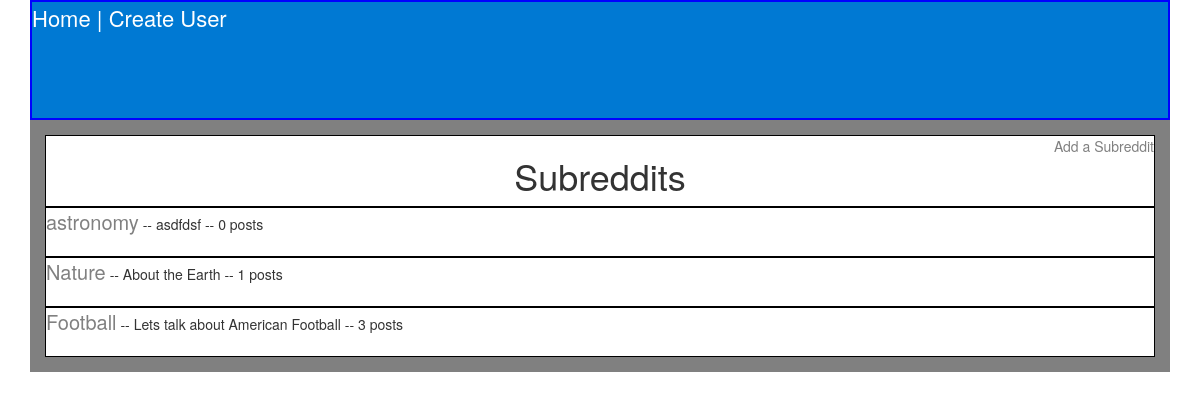
The app's page /subreddits/, older data.
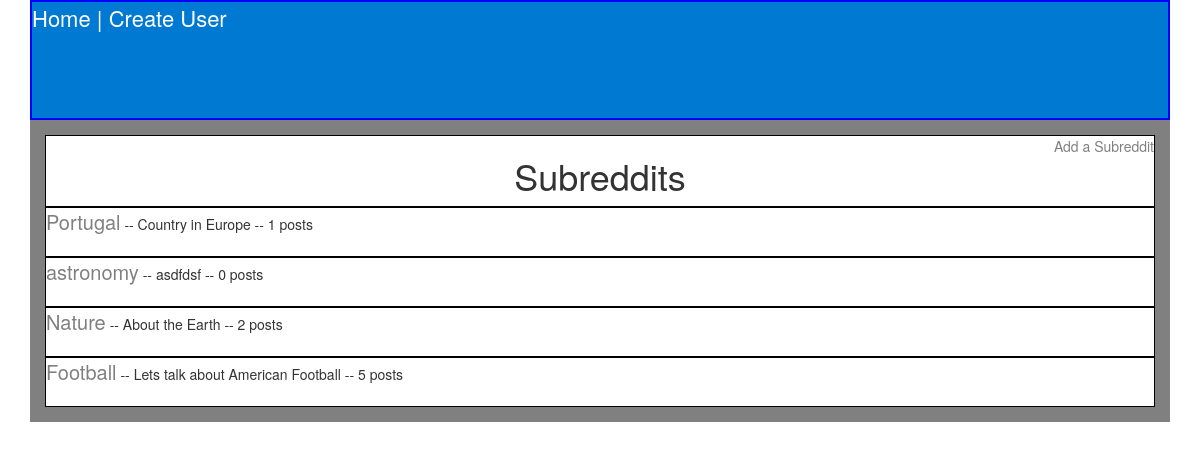
The same page, newer data.
### app/models.py (models this page shows, shortened)
class Subreddit(models.Model):
    name = models.CharField(max_length = 40)
    description = models.CharField(max_length = 40)
    creation_time = models.DateTimeField(auto_now_add=True)
    @property
    def current_count(self):
        posts = Post.objects.filter(subreddit = self)
        return posts.count()

### app/views.py (the view)
# urls.py: url(r'^subreddits/$', SubredditView.as_view(), name="subreddits_view"),
class SubredditView(ListView):
    template_name = "subreddits.html"
    model = Subreddit
    def get_context_data(self):
        context = super().get_context_data()
        subs = Subreddit.objects.all()
        order = sorted(subs, key=operator.attrgetter('creation_time'))
        order.reverse()
        context["twenty"] = order
        return context

### templates/subreddits.html
{% extends 'base.html' %}
    {% block content %}
      <div class="title">
<a href="{%url 'subreddit_create_view'%}">Add a Subreddit</a>
      <h1>Subreddits</h1>
    </div>
      {% for sub in twenty %}
  <div class="sub_item">
        <a href="{%url 'post_list_view' sub.id %}">{{sub.name}}</a> --
        {{ sub.description}} -- {{ sub.current_count }} posts
  </div>
      {% endfor %}
        {% endblock %}

Row changes from the older to the newer data that the page shows:
added Subreddit: name "Portugal", description "Country in Europe", current_count "1"
computed for Subreddit "Nature": current_count "1" → "2"
computed for Subreddit "Football": current_count "3" → "5"
